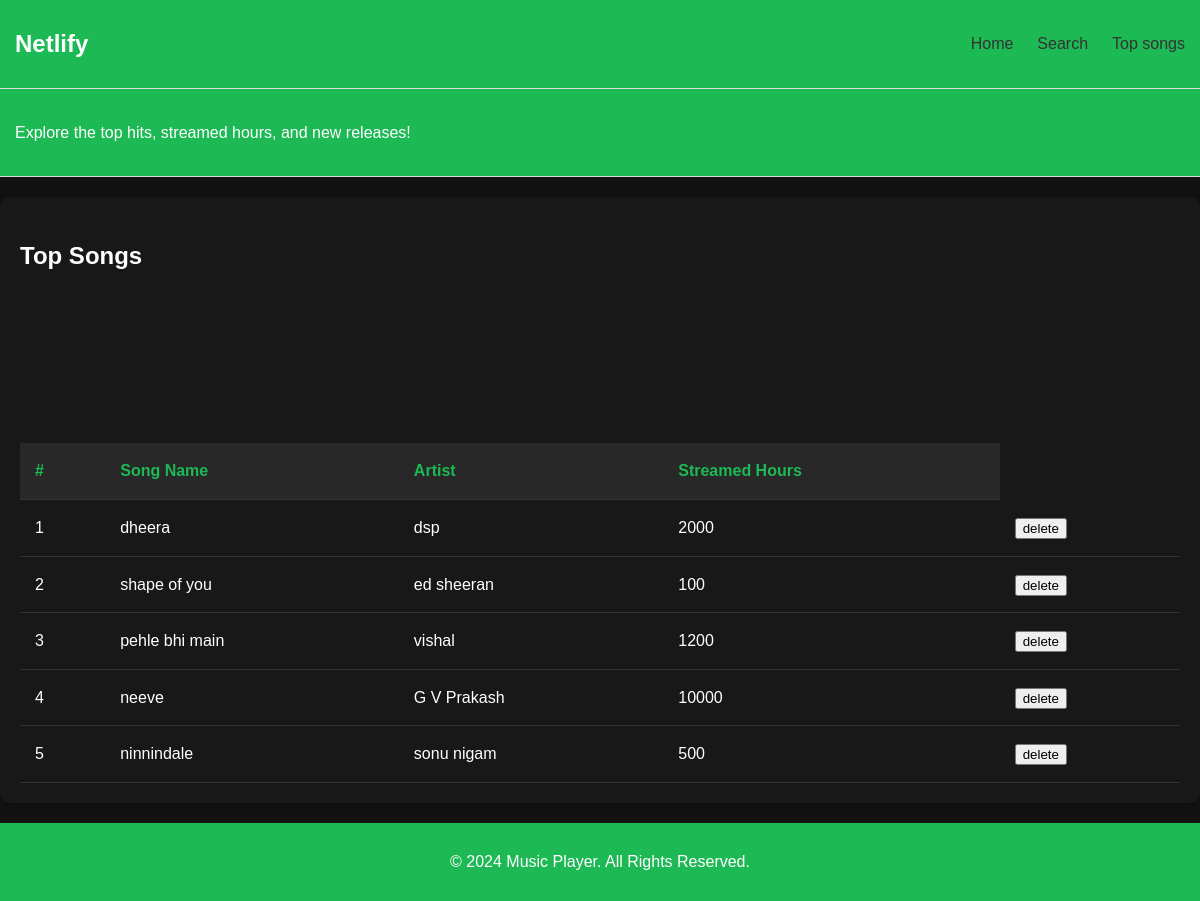
The page / on the database its author committed.
### models/song.py (models this page shows)
class Song(db.Model):# Specify the table name
    song_id = db.Column(db.Integer, primary_key=True)  # Unique ID for each song
    song_name = db.Column(db.String(255), nullable=False)  # Name of the song
    artist = db.Column(db.String(255), nullable=False)  # Name of the artist
    streamed_hours = db.Column(db.Integer, nullable=False)  # Total streamed hours

### app.py (the view)
@app.route('/')
def index():
    song = Song.query.all()
    return render_template('index.html',  content=song)

### templates/index.html (shortened to what this page needs)
{% extends 'base.html' %}
{% block content %}
<header>
        <p>Explore the top hits, streamed hours, and new releases!</p>
    </header>
    <div class="container">
        <h2>Top Songs</h2>
        <table>
            <thead>
                <tr>
                    <th>#</th>
                    <th>Song Name</th>
                    <th>Artist</th>
                    <th>Streamed Hours</th>
                </tr>
            </thead>
            <tbody>
            <tr>
                {% for song in content %}
                <br>
                <td>{{ song.song_id }}</td>
                <td>{{ song.song_name }}</td>
                <td>{{ song.artist }}</td>
                <td>{{song.streamed_hours}}</td>
                <td><button onclick="confirmDelete({{song.song_id}})">delete</button></td>
            </tr>
        {% endfor %}
            </tbody>
        </table>
    </div>
    <footer>
        <p>&copy; 2024 Music Player. All Rights Reserved.</p>
    </footer>
{% endblock %}

### templates/base.html (shortened to what this page needs)
<!DOCTYPE html>
<html lang="en">
<head>
</head>
<body>
    <header>
        <div class="logo">
            <span>Netlify</span>
        </div>
        <nav>
            <ul>
                <li><a href="/">Home</a></li>
                <li><a href="/search">Search</a></li>
                <li><a href="/topsongs">Top songs</a></li>
            </ul>
        </nav>
    </header>
</body>
 </html>
  {% block content %} {%endblock%}

### templates/base.html (style rules this page uses)
body { font-family: Arial, sans-serif; margin: 0; padding: 0; color: #333; line-height: 1.6; }
header { display: flex; justify-content: space-between; align-items: center; padding: 1rem 2rem; background-color: #f9f9f9; border-bottom: 1px solid #ddd; }
header .logo span { font-size: 1.5rem; font-weight: bold; }
nav ul { list-style: none; display: flex; gap: 1.5rem; }
nav ul li a { text-decoration: none; color: #333; transition: color 0.3s; }

### templates/index.html (style rules this page uses)
body { font-family: Arial, sans-serif; margin: 0; padding: 0; background: #121212; color: #fff; }
header { background: #1DB954; color: #fff; padding: 15px; text-align: center; }
.container { max-width: 1200px; margin: 20px auto; padding: 20px; background: #181818; border-radius: 10px; box-shadow: 0px 4px 8px rgba(0, 0, 0, 0.2); }
table { width: 100%; border-collapse: collapse; margin-top: 20px; }
th, td { padding: 15px; text-align: left; border-bottom: 1px solid #333; }
th { background: #282828; color: #1DB954; }
footer { text-align: center; padding: 10px; background: #1DB954; margin-top: 20px; }

### rows shown on the page
Song: song_id "1", song_name "dheera", artist "dsp", streamed_hours "2000"
Song: song_id "2", song_name "shape of you", artist "ed sheeran", streamed_hours "100"
Song: song_id "3", song_name "pehle bhi main", artist "vishal", streamed_hours "1200"
Song: song_id "4", song_name "neeve", artist "G V Prakash", streamed_hours "10000"
Song: song_id "5", song_name "ninnindale", artist "sonu nigam", streamed_hours "500"
